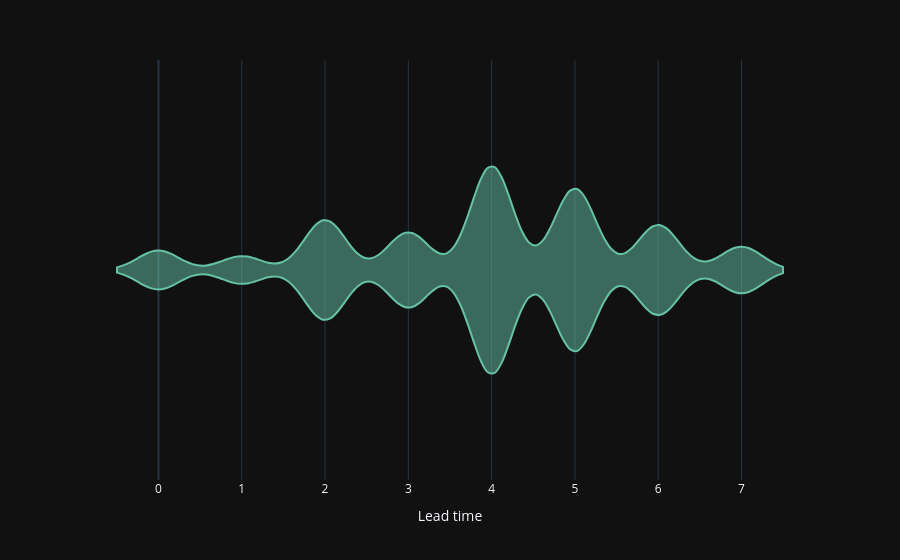

The cell this chart's notebook holds for it:
### Code cell
iplot(px.violin(data_frame=data,x="Lead time"))

### Figure 1 — Plotly figure (JSON) as saved in the notebook; plotly's stock layout.template omitted (floating-point values rounded to 4 significant figures; data arrays with more than 128 entries replaced by an {"elided": "..."} marker saying what was removed)
{"data": [{"alignmentgroup": "True", "box": {"visible": false}, "hovertemplate": "Lead time=%{x}<extra></extra>", "legendgroup": "", "marker": {"color": "rgb(102,194,165)"}, "name": "", "offsetgroup": "", "orientation": "h", "scalegroup": "True", "showlegend": false, "type": "violin", "x": {"elided": "9978 int values"}, "x0": " ", "xaxis": "x", "y0": " ", "yaxis": "y"}], "layout": {"legend": {"tracegroupgap": 0}, "margin": {"t": 60}, "violinmode": "group", "xaxis": {"anchor": "y", "domain": [0, 1], "title": {"text": "Lead time"}}, "yaxis": {"anchor": "x", "domain": [0, 1]}}}
